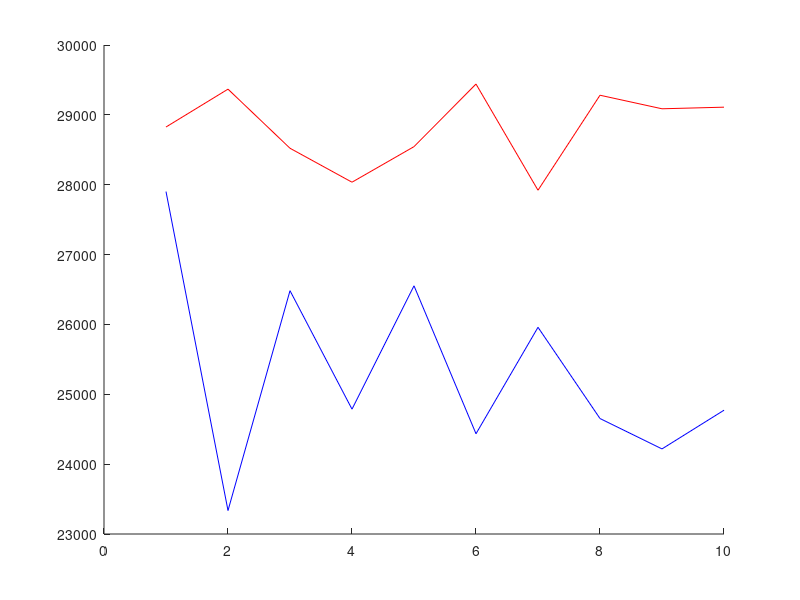

Write MATLAB code to recreate this figure. (Note: this script raises an error after producing the figure.)
data_kmeans = [
       2.8826e+04
   2.9368e+04
   2.8522e+04
   2.8036e+04
   2.8545e+04
   2.9441e+04
   2.7921e+04
   2.9281e+04
   2.9087e+04
   2.9110e+04];
data_random = [
    2.7902e+04
   2.3336e+04
   2.6483e+04
   2.4787e+04
   2.6553e+04
   2.4435e+04
   2.5959e+04
   2.4653e+04
   2.4218e+04
   2.4772e+04];
hold on;
plot(data_kmeans, 'r');
plot(data_random, 'b');
legend('k-means', 'random values', -1);
